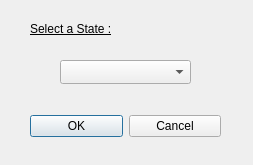
<ui version="4.0" >
 <author></author>
 <comment></comment>
 <exportmacro></exportmacro>
 <class>ChooseDialog</class>
 <widget class="QDialog" name="ChooseDialog" >
  <property name="geometry" >
   <rect>
    <x>0</x>
    <y>0</y>
    <width>253</width>
    <height>165</height>
   </rect>
  </property>
  <property name="minimumSize" >
   <size>
    <width>253</width>
    <height>165</height>
   </size>
  </property>
  <property name="maximumSize" >
   <size>
    <width>253</width>
    <height>165</height>
   </size>
  </property>
  <property name="windowTitle" >
   <string>Connect to State</string>
  </property>
  <widget class="QWidget" name="layoutWidget" >
   <property name="geometry" >
    <rect>
     <x>30</x>
     <y>110</y>
     <width>191</width>
     <height>32</height>
    </rect>
   </property>
   <layout class="QHBoxLayout" >
    <property name="margin" >
     <number>0</number>
    </property>
    <property name="spacing" >
     <number>6</number>
    </property>
    <item>
     <widget class="QPushButton" name="okButton" >
      <property name="text" >
       <string>OK</string>
      </property>
     </widget>
    </item>
    <item>
     <widget class="QPushButton" name="cancelButton" >
      <property name="text" >
       <string>Cancel</string>
      </property>
     </widget>
    </item>
   </layout>
  </widget>
  <widget class="QLabel" name="label" >
   <property name="geometry" >
    <rect>
     <x>30</x>
     <y>20</y>
     <width>101</width>
     <height>18</height>
    </rect>
   </property>
   <property name="text" >
    <string>&lt;u>Select a State :&lt;/u></string>
   </property>
  </widget>
  <widget class="QComboBox" name="statenamelist" >
   <property name="geometry" >
    <rect>
     <x>60</x>
     <y>60</y>
     <width>131</width>
     <height>24</height>
    </rect>
   </property>
  </widget>
 </widget>
 <pixmapfunction></pixmapfunction>
 <resources/>
 <connections>
  <connection>
   <sender>okButton</sender>
   <signal>clicked()</signal>
   <receiver>ChooseDialog</receiver>
   <slot>accept()</slot>
   <hints>
    <hint type="sourcelabel" >
     <x>278</x>
     <y>253</y>
    </hint>
    <hint type="destinationlabel" >
     <x>96</x>
     <y>254</y>
    </hint>
   </hints>
  </connection>
  <connection>
   <sender>cancelButton</sender>
   <signal>clicked()</signal>
   <receiver>ChooseDialog</receiver>
   <slot>reject()</slot>
   <hints>
    <hint type="sourcelabel" >
     <x>369</x>
     <y>253</y>
    </hint>
    <hint type="destinationlabel" >
     <x>179</x>
     <y>282</y>
    </hint>
   </hints>
  </connection>
 </connections>
</ui>
